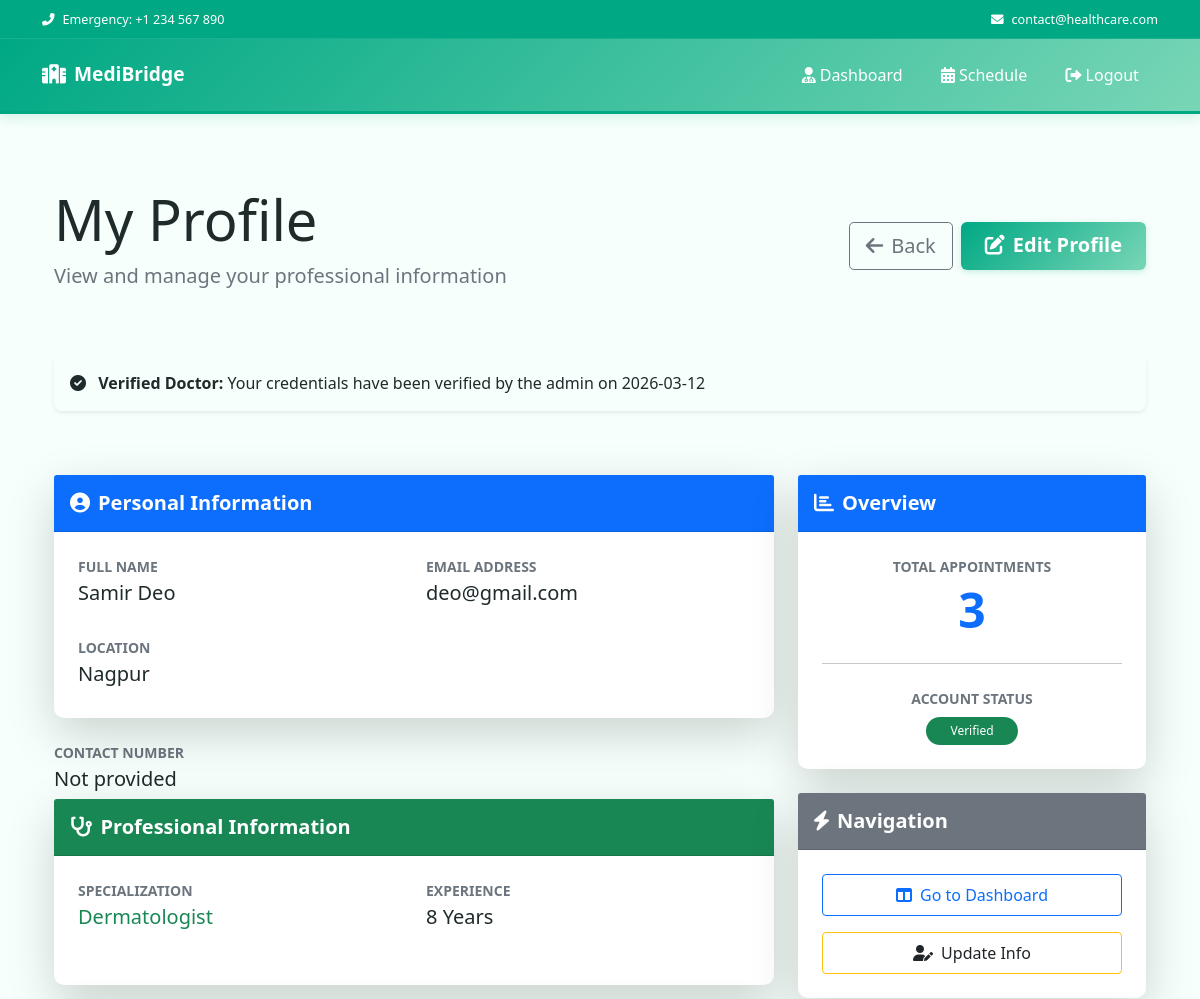
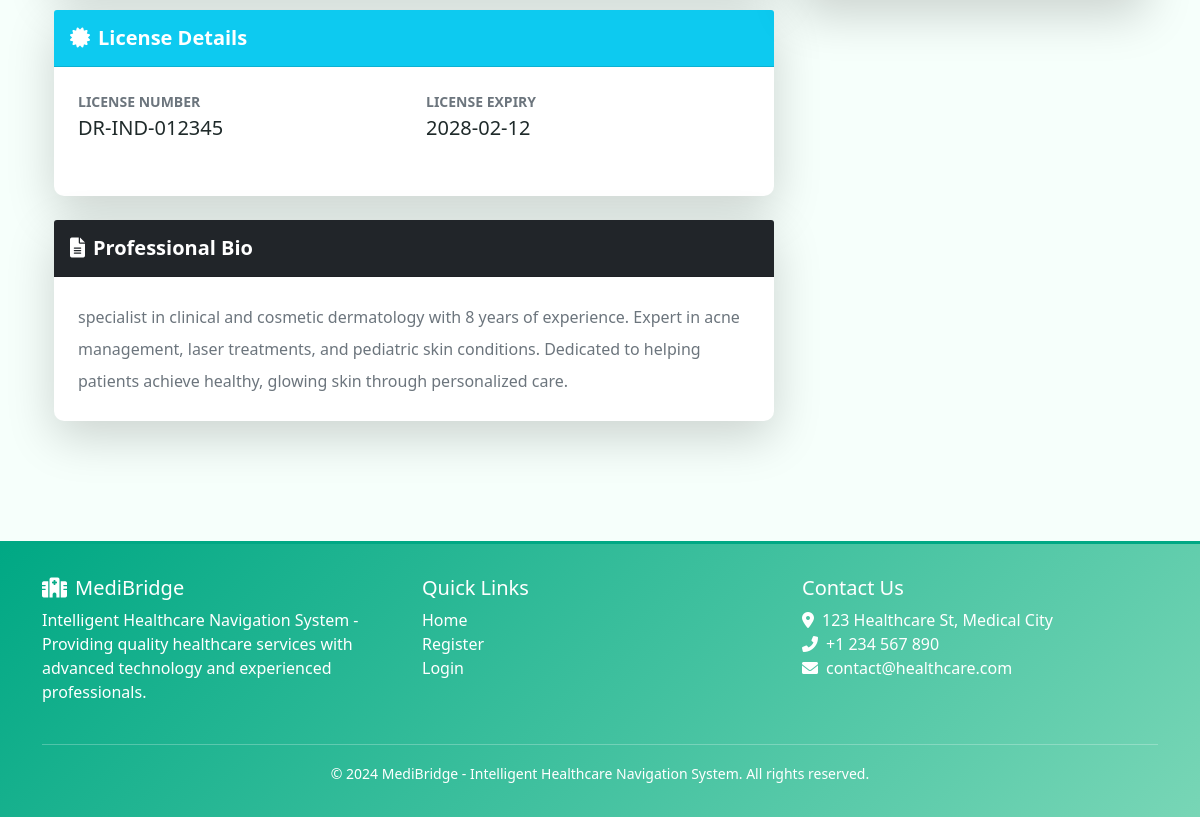
The page /doctor/profile (signed in) on the database its author committed (2 pictures, top to bottom).
### app.py (models this page shows)
class Doctor(db.Model):
    id = db.Column(db.Integer, primary_key=True)
    user_id = db.Column(db.Integer, db.ForeignKey('user.id'), nullable=False)
    specialization = db.Column(db.String(100), nullable=False)
    min_age = db.Column(db.Integer, nullable=False, default=0)  # Minimum age for patients
    max_age = db.Column(db.Integer, nullable=False, default=100)  # Maximum age for patients
    license_number = db.Column(db.String(100), nullable=True)  # Medical license number
    license_expiry = db.Column(db.Date, nullable=True)  # License expiry date
    qualifications = db.Column(db.Text, nullable=True)  # Comma-separated qualifications
    experience_years = db.Column(db.Integer, nullable=True)  # Years of experience
    hospital_affiliation = db.Column(db.String(200), nullable=True)  # Current hospital/clinic
    city = db.Column(db.String(100), nullable=False, default='Unknown')  # Doctor's city
    contact = db.Column(db.String(15), nullable=True)  #  Doctor phone number
    bio = db.Column(db.Text, nullable=True)  # Professional bio
    is_verified = db.Column(db.Boolean, default=False)  # Admin verification status
    verification_date = db.Column(db.DateTime, nullable=True)  # When admin verified
    appointments = db.relationship('Appointment', backref='doctor', lazy=True)
    user = db.relationship('User', backref='doctor_profile', lazy=True)

class User(UserMixin, db.Model):
    id = db.Column(db.Integer, primary_key=True)
    email = db.Column(db.String(120), unique=True, nullable=False)
    password_hash = db.Column(db.String(128))
    user_type = db.Column(db.String(20), nullable=False)  # 'patient', 'doctor', or 'admin'
    name = db.Column(db.String(100), nullable=False)
    is_admin = db.Column(db.Boolean, default=False)  # Flag for admin access

### app.py (the view)
@app.route('/doctor/profile')
@login_required
def doctor_profile():
    if current_user.user_type != 'doctor':
        flash('Only doctors can access this page')
        return redirect(url_for('home'))
    doctor = Doctor.query.filter_by(user_id=current_user.id).first()
    if not doctor:
        flash('Doctor profile not found')
        return redirect(url_for('home'))
    return render_template('doctor_profile.html', doctor=doctor, now=datetime.now().date())

### app.py (called while the page is built)
@login_manager.user_loader
def load_user(user_id):
    return User.query.get(int(user_id))

### templates/doctor_profile.html (shortened to what this page needs)
{% extends "base.html" %}
{% block content %}
<div class="container py-5">
    <div class="row mb-5">
        <div class="col-12">
            <div class="d-flex align-items-center justify-content-between">
                <div>
                    <h1 class="display-4 mb-2">My Profile</h1>
                    <p class="lead text-muted">View and manage your professional information</p>
                </div>
                <div class="d-flex gap-2">
                    <a href="{{ url_for('doctor_dashboard') }}" class="btn btn-outline-secondary btn-lg">
                        <i class="fas fa-arrow-left me-2"></i>Back
                    </a>
                    <a href="{{ url_for('edit_doctor_profile') }}" class="btn btn-primary btn-lg">
                        <i class="fas fa-edit me-2"></i>Edit Profile
                    </a>
                </div>
            </div>
        </div>
    </div>
    {% if doctor.is_verified %}
    <div class="row mb-5">
        <div class="col-12">
            <div class="alert alert-success shadow-sm border-0" role="alert">
                <i class="fas fa-check-circle me-2"></i>
                <strong>Verified Doctor:</strong> Your credentials have been verified by the admin on {{ doctor.verification_date.strftime('%Y-%m-%d') }}
            </div>
        </div>
    </div>
    {% endif %}
    <div class="row">
        <div class="col-lg-8">
            <div class="card border-0 shadow-lg mb-4">
                <div class="card-header bg-primary py-3">
                    <h5 class="card-title mb-0 text-white">
                        <i class="fas fa-user-circle me-2 text-white"></i>Personal Information
                    </h5>
                </div>
                <div class="card-body p-4">
                    <div class="row">
                        <div class="col-md-6 mb-4">
                            <p class="text-muted small text-uppercase fw-bold mb-1">Full Name</p>
                            <p class="fw-semibold h5">{{ doctor.user.name }}</p>
                        </div>
                        <div class="col-md-6 mb-4">
                            <p class="text-muted small text-uppercase fw-bold mb-1">Email Address</p>
                            <p class="fw-semibold h5">{{ doctor.user.email }}</p>
                        </div>
                        <div class="col-md-6">
                            <p class="text-muted small text-uppercase fw-bold mb-1">Location</p>
                            <p class="fw-semibold h5">{{ doctor.city or 'Not Specified' }}</p>
                        </div>
                    </div>
                </div>
            </div>
            <div class="col-md-6 mt-3">
    <p class="text-muted small text-uppercase fw-bold mb-1">Contact Number</p>
    <p class="fw-semibold h5">
        {{ doctor.contact or 'Not provided' }}
    </p>
</div>
            <div class="card border-0 shadow-lg mb-4">
                <div class="card-header bg-success py-3">
                    <h5 class="card-title mb-0 text-white">
                        <i class="fas fa-stethoscope me-2 text-white"></i>Professional Information
                    </h5>
                </div>
                <div class="card-body p-4">
                    <div class="row">
                        <div class="col-md-6 mb-4">
                            <p class="text-muted small text-uppercase fw-bold mb-1">Specialization</p>
                            <p class="fw-semibold h5 text-success">{{ doctor.specialization }}</p>
                        </div>
                        <div class="col-md-6 mb-4">
                            <p class="text-muted small text-uppercase fw-bold mb-1">Experience</p>
                            <p class="fw-semibold h5">
                                {{ doctor.experience_years or '0' }} Years
                            </p>
                        </div>
                    </div>
                </div>
            </div>
            <div class="card border-0 shadow-lg mb-4">
                <div class="card-header bg-info py-3">
                    <h5 class="card-title mb-0 text-white">
                        <i class="fas fa-certificate me-2 text-white"></i>License Details
                    </h5>
                </div>
                <div class="card-body p-4">
                    <div class="row">
                        <div class="col-md-6 mb-4">
                            <p class="text-muted small text-uppercase fw-bold mb-1">License Number</p>
                            <p class="fw-semibold h5">{{ doctor.license_number or 'Not provided' }}</p>
                        </div>
                        <div class="col-md-6 mb-4">
                            <p class="text-muted small text-uppercase fw-bold mb-1">License Expiry</p>
                            <p class="fw-semibold h5">
                                {% if doctor.license_expiry %}
                                    {{ doctor.license_expiry.strftime('%Y-%m-%d') }}
                                {% else %}
                                    <span class="text-muted">Not provided</span>
                                {% endif %}
                            </p>
                        </div>
                    </div>
                </div>
            </div>
            {% if doctor.bio %}
            <div class="card border-0 shadow-lg mb-4">
                <div class="card-header bg-dark py-3">
                    <h5 class="card-title mb-0 text-white">
                        <i class="fas fa-file-alt me-2 text-white"></i>Professional Bio
                    </h5>
                </div>
                <div class="card-body p-4">
                    <p class="text-muted lh-lg mb-0">{{ doctor.bio }}</p>
                </div>
            </div>
            {% endif %}
        </div>
        <div class="col-lg-4">
            <div class="card border-0 shadow-lg mb-4">
                <div class="card-header bg-primary py-3">
                    <h5 class="card-title mb-0 text-white">
                        <i class="fas fa-chart-bar me-2 text-white"></i>Overview
                    </h5>
                </div>
                <div class="card-body text-center p-4">
                    <div class="mb-4">
                        <p class="text-muted small text-uppercase fw-bold mb-1">Total Appointments</p>
                        <h3 class="display-5 fw-bold text-primary mb-0">{{ doctor.appointments|length }}</h3>
                    </div>
                    <hr class="my-4">
                    <div>
                        <p class="text-muted small text-uppercase fw-bold mb-2">Account Status</p>
                        {% if doctor.is_verified %}
                        <span class="badge bg-success rounded-pill px-4 py-2">Verified</span>
                        {% else %}
                        <span class="badge bg-warning text-dark rounded-pill px-4 py-2">Pending Review</span>
                        {% endif %}
                    </div>
                </div>
            </div>
            <div class="card border-0 shadow-lg">
                <div class="card-header bg-secondary py-3">
                    <h5 class="card-title mb-0 text-white">
                        <i class="fas fa-bolt me-2 text-white"></i>Navigation
                    </h5>
                </div>
                <div class="card-body p-4">
                    <div class="d-grid gap-3">
                        <a href="{{ url_for('doctor_dashboard') }}" class="btn btn-outline-primary py-2">
                            <i class="fas fa-columns me-2"></i>Go to Dashboard
                        </a>
                        <a href="{{ url_for('edit_doctor_profile') }}" class="btn btn-outline-warning py-2 text-dark">
                            <i class="fas fa-user-edit me-2"></i>Update Info
                        </a>
                    </div>
                </div>
            </div>
        </div>
    </div>
</div>
{% endblock %}

### templates/base.html (style rules this page uses)
:root { --primary-color: #00A884; --secondary-color: #78D6B6; --accent-color: #F6FFFB; --text-color: #1F2A2A; --success-color: #00A884; --warning-color: #e67e22; --danger-color: #c0392b; --light-bg: #F6FFFB; }
body { font-family: 'Segoe UI', Tahoma, Geneva, Verdana, sans-serif; background-color: #F6FFFB; overflow-x: hidden; color: #1F2A2A; }
.card { border: none; border-radius: 10px; box-shadow: 0 2px 8px rgba(0, 168, 132, 0.08); transition: all 0.3s ease; margin-bottom: 20px; border-left: 4px solid #78D6B6; background-color: #ffffff; }
.card-title { color: var(--primary-color); font-weight: 600; }
.btn-primary { background: linear-gradient(135deg, #00A884 0%, #78D6B6 100%); border: none; padding: 0.5rem 1.5rem; border-radius: 6px; font-weight: 600; transition: all 0.3s ease; box-shadow: 0 2px 6px rgba(0, 168, 132, 0.2); color: white; }
.alert { border-radius: 8px; border: none; border-left: 4px solid #00A884; box-shadow: 0 2px 6px rgba(0, 168, 132, 0.1); background-color: #F6FFFB; color: #1F2A2A; }
.badge { padding: 0.5rem 1rem; border-radius: 20px; font-weight: 500; }

### rows shown on the page
Doctor: verification_date "2026-03-12", city "Nagpur", contact "Not provided", specialization "Dermatologist", experience_years "8", license_number "DR-IND-012345", license_expiry "2028-02-12", bio "specialist in clinical and cosmetic dermatology with 8 years of experience. Expert in acne management, laser treatments, and pediatric skin conditions. Dedicated to helping patients achieve healthy, glowing skin through personalized care."
User: user.name "Samir Deo", user.email "deo@gmail.com"

### other values the page prints
{{ doctor.appointments|length }} "3"
